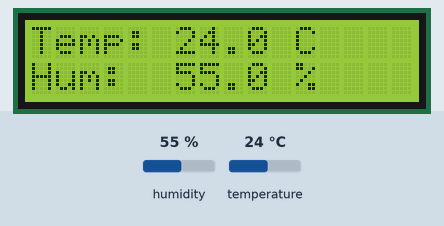
Simulated run of this sketch. Board: Arduino Uno, built with avr-gcc and run on an emulated ATmega328P. Shown: 16×2 character LCD. The test bench sets the inputs (shaded band); at power-on: humidity 55 %, temperature 24 °C. What the sketch prints to the serial monitor is not drawn.

Above: at 2.7 s.
2.8 s: humidity set to 22 %
At 7.1 s:
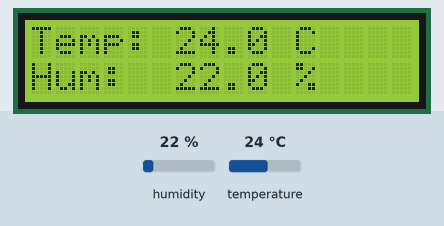
7.7 s: temperature set to 12 °C
At 11.3 s:
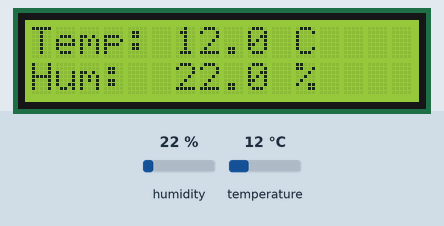
12.6 s: humidity set to 40 %
At 14.3 s:
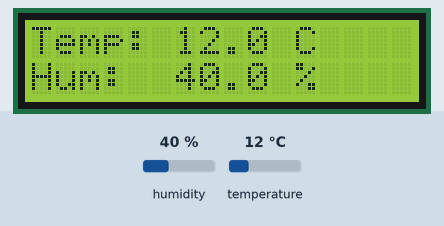
17.5 s: temperature set to 19 °C
At 18.6 s:
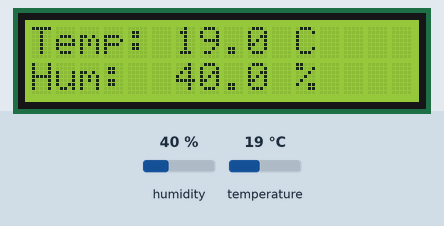
Timing chart, 0 to 20.5 s (numbered marks = the images above; inputs shaded):
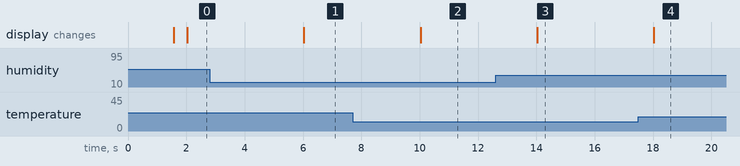

The sketch:

tempest_sensor_node.ino
```cpp
#include <DHT.h>
#include <LiquidCrystal.h>

const int DHT_PIN = 2;
const int DHT_TYPE = DHT11;

const int LCD_RS = 7;
const int LCD_ENABLE = 8;
const int LCD_D4 = 3;
const int LCD_D5 = 4;
const int LCD_D6 = 5;
const int LCD_D7 = 6;

const unsigned long READ_INTERVAL_MS = 2000;
const unsigned long SERIAL_BAUD_RATE = 9600;

DHT dht(DHT_PIN, DHT_TYPE);
LiquidCrystal lcd(LCD_RS, LCD_ENABLE, LCD_D4, LCD_D5, LCD_D6, LCD_D7);

unsigned long lastReadAt = 0;

void setup() {
  Serial.begin(SERIAL_BAUD_RATE);
  dht.begin();
  lcd.begin(16, 2);

  lcd.setCursor(0, 0);
  lcd.print("Tempest");
  lcd.setCursor(0, 1);
  lcd.print("Starting...");
  delay(1500);
  lcd.clear();
}

void loop() {
  unsigned long now = millis();

  if (now - lastReadAt < READ_INTERVAL_MS) {
    return;
  }

  lastReadAt = now;

  float humidity = dht.readHumidity();
  float temperatureC = dht.readTemperature();

  if (isnan(humidity) || isnan(temperatureC)) {
    Serial.println("status=error,error=sensor_read_failed");

    lcd.clear();
    lcd.setCursor(0, 0);
    lcd.print("Sensor error");
    lcd.setCursor(0, 1);
    lcd.print("Check DHT11");
    return;
  }

  Serial.print("status=ok,temp_c=");
  Serial.print(temperatureC, 1);
  Serial.print(",humidity=");
  Serial.println(humidity, 1);

  lcd.clear();
  lcd.setCursor(0, 0);
  lcd.print("Temp: ");
  lcd.print(temperatureC, 1);
  lcd.print(" C");

  lcd.setCursor(0, 1);
  lcd.print("Hum:  ");
  lcd.print(humidity, 1);
  lcd.print(" %");
}
```

Measured:
- after the input at 2.8 s, the display: changes after 3.2 s (image 1)
- after the input at 7.7 s, the display: changes after 2.3 s (image 2)
- after the input at 12.6 s, the display: changes after 1.4 s (image 3)
- after the input at 17.5 s, the display: changes after 0.53 s (image 4)
